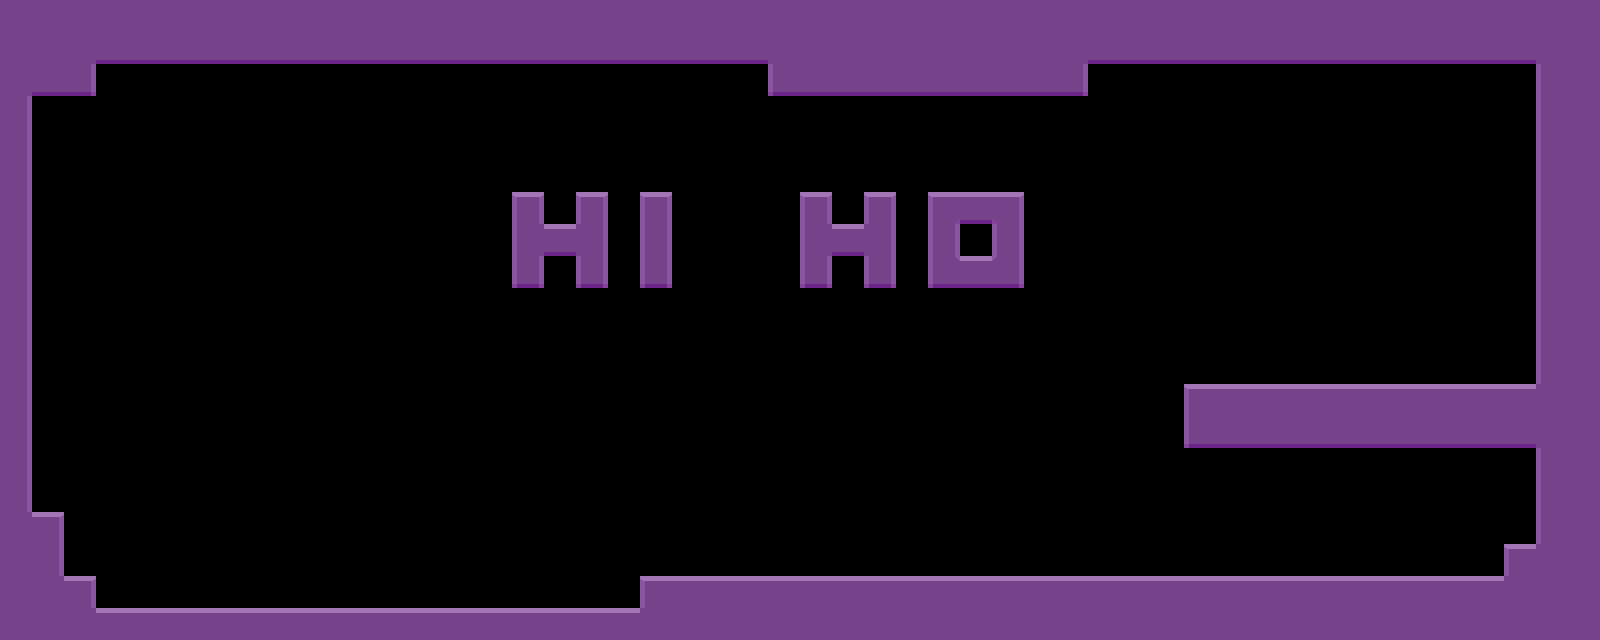

Below is a game level as drawn by its tile map, then a one-line description and the .tmx that defines it (tile-layer data replaced by summaries):
An orthogonal 50x20 tile map with 32x32 px tiles, 1 tile layer (terrain).

<map version="1.10" tiledversion="1.10.2" orientation="orthogonal" renderorder="right-down" width="50" height="20" tilewidth="32" tileheight="32" infinite="0" nextlayerid="4" nextobjectid="1">
	<tileset firstgid="1" name="Overgrown Start Tileset" tilewidth="32" tileheight="32" tilecount="169" columns="13">
		<image source="Tilemaps/TileMapStart.png" width="416" height="416" />
		<tile id="14">
			<properties>
				<property name="Collidable" type="bool" value="true" />
			</properties>
		</tile>
		<tile id="16">
			<properties>
				<property name="Collidable" type="bool" value="true" />
			</properties>
		</tile>
		<tile id="17">
			<properties>
				<property name="Collidable" type="bool" value="true" />
			</properties>
		</tile>
		<tile id="18">
			<properties>
				<property name="Collidable" type="bool" value="true" />
			</properties>
		</tile>
		<tile id="20">
			<properties>
				<property name="Collidable" type="bool" value="true" />
			</properties>
		</tile>
		<tile id="21">
			<properties>
				<property name="Collidable" type="bool" value="true" />
			</properties>
		</tile>
		<tile id="22">
			<properties>
				<property name="Collidable" type="bool" value="true" />
			</properties>
		</tile>
		<tile id="24">
			<properties>
				<property name="Collidable" type="bool" value="true" />
			</properties>
		</tile>
		<tile id="29">
			<properties>
				<property name="Collidable" type="bool" value="true" />
			</properties>
		</tile>
		<tile id="30">
			<properties>
				<property name="Collidable" type="bool" value="true" />
			</properties>
		</tile>
		<tile id="31">
			<properties>
				<property name="Collidable" type="bool" value="true" />
			</properties>
		</tile>
		<tile id="33">
			<properties>
				<property name="Collidable" type="bool" value="true" />
			</properties>
		</tile>
		<tile id="34">
			<properties>
				<property name="Collidable" type="bool" value="false" />
			</properties>
		</tile>
		<tile id="35">
			<properties>
				<property name="Collidable" type="bool" value="true" />
			</properties>
		</tile>
		<tile id="37">
			<properties>
				<property name="Collidable" type="bool" value="true" />
			</properties>
		</tile>
		<tile id="42">
			<properties>
				<property name="Collidable" type="bool" value="true" />
			</properties>
		</tile>
		<tile id="43">
			<properties>
				<property name="Collidable" type="bool" value="true" />
			</properties>
		</tile>
		<tile id="44">
			<properties>
				<property name="Collidable" type="bool" value="true" />
			</properties>
		</tile>
		<tile id="46">
			<properties>
				<property name="Collidable" type="bool" value="true" />
			</properties>
		</tile>
		<tile id="47">
			<properties>
				<property name="Collidable" type="bool" value="true" />
			</properties>
		</tile>
		<tile id="48">
			<properties>
				<property name="Collidable" type="bool" value="true" />
			</properties>
		</tile>
		<tile id="50">
			<properties>
				<property name="Collidable" type="bool" value="true" />
			</properties>
		</tile>
		<tile id="66">
			<properties>
				<property name="Collidable" type="bool" value="true" />
			</properties>
		</tile>
		<tile id="67">
			<properties>
				<property name="Collidable" type="bool" value="true" />
			</properties>
		</tile>
		<tile id="68">
			<properties>
				<property name="Collidable" type="bool" value="true" />
			</properties>
		</tile>
		<tile id="70">
			<properties>
				<property name="Collidable" type="bool" value="true" />
			</properties>
		</tile>
		<tile id="72">
			<properties>
				<property name="Collidable" type="bool" value="true" />
			</properties>
		</tile>
		<tile id="74">
			<properties>
				<property name="Collidable" type="bool" value="true" />
			</properties>
		</tile>
		<tile id="76">
			<properties>
				<property name="Collidable" type="bool" value="true" />
			</properties>
		</tile>
	</tileset>
	<layer id="3" name="terrain" width="50" height="20">
		<data>[1000 cells, 293 non-empty, 17 distinct tile ids]</data>
	</layer>
</map>